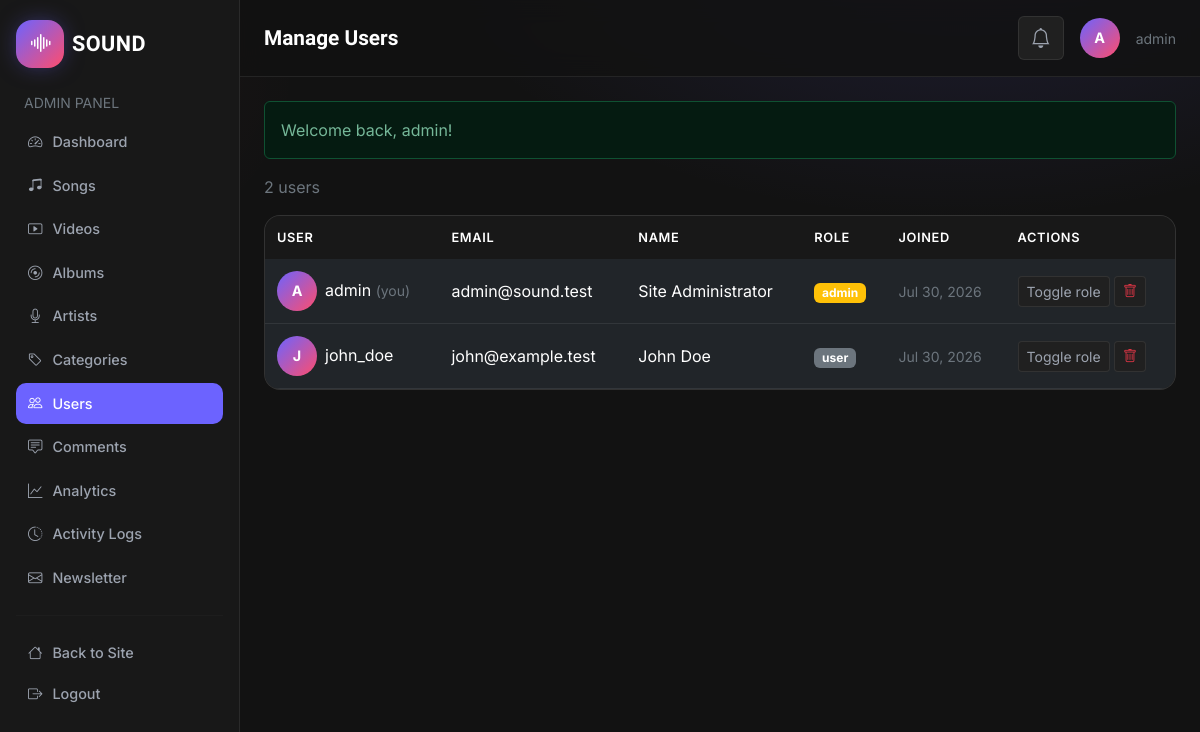
The page /admin/users.php (signed in) on the database its author committed.
### tables this page shows
CREATE TABLE IF NOT EXISTS users (
  id INT AUTO_INCREMENT PRIMARY KEY,
  username VARCHAR(50) NOT NULL UNIQUE,
  full_name VARCHAR(100) NOT NULL,
  address VARCHAR(255) NOT NULL,
  phone VARCHAR(20) NOT NULL,
  email VARCHAR(150) NOT NULL UNIQUE,
  password VARCHAR(255) NOT NULL,
  role ENUM('user','admin') NOT NULL DEFAULT 'user',
  email_verified TINYINT(1) NOT NULL DEFAULT 0,
  avatar_url VARCHAR(255) DEFAULT NULL,
  bio TEXT DEFAULT NULL,
  created_at TIMESTAMP DEFAULT CURRENT_TIMESTAMP
);

### includes/functions.php (called while the page is built, shortened)
<?php
require_once __DIR__ . '/header.php';
require_once __DIR__ . '/footer.php';
function db() {
    static $pdo = null;
    if ($pdo === null) {
        $dsn = 'mysql:host=' . DB_HOST . ';dbname=' . DB_NAME . ';charset=utf8mb4';
        try {
            $pdo = new PDO($dsn, DB_USER, DB_PASS, [
                PDO::ATTR_ERRMODE => PDO::ERRMODE_EXCEPTION,
                PDO::ATTR_DEFAULT_FETCH_MODE => PDO::FETCH_ASSOC,
                PDO::ATTR_EMULATE_PREPARES => false,
            ]);
        } catch (PDOException $e) {
            error_log('Database connection failed: ' . $e->getMessage());
            http_response_code(500);
            include __DIR__ . '/../500.php';
            exit;
        }
    }
    return $pdo;
}
function e($value): string {
    return htmlspecialchars((string)$value, ENT_QUOTES, 'UTF-8');
}
function get_flash(): ?array {
    if (isset($_SESSION['flash'])) {
        $flash = $_SESSION['flash'];
        return $flash;
    }
    return null;
}
function format_date(?string $date): string {
    return date('M j, Y', strtotime($date));
}

### includes/models.php (called while the page is built, shortened)
<?php
require_once __DIR__ . '/functions.php';
function get_all_users(): array {
    return db()->query("SELECT id, username, full_name, email, role, created_at FROM users ORDER BY created_at DESC")->fetchAll();
}

### admin/users.php (the view, shortened to what this page needs)
<?php
require_once __DIR__ . '/includes/header.php';
$flash = get_flash();
$users = get_all_users();
?>
<?php if ($flash): ?><div class="alert alert-<?= e($flash['type']) ?>"><?= e($flash['message']) ?></div><?php endif; ?>
<p class="text-secondary mb-3"><?= count($users) ?> users</p>
<div class="admin-table table-responsive">
    <table class="table table-hover">
        <thead><tr><th>User</th><th>Email</th><th>Name</th><th>Role</th><th>Joined</th><th>Actions</th></tr></thead>
        <tbody>
        <?php foreach ($users as $u): ?>
            <tr>
                <td><span class="avatar me-2"><?= strtoupper(substr($u['username'],0,1)) ?></span><?= e($u['username']) ?> <?= $u['id']==$_SESSION['user_id']?'<span class="text-secondary small">(you)</span>':'' ?></td>
                <td><?= e($u['email']) ?></td>
                <td><?= e($u['full_name']) ?></td>
                <td><span class="badge <?= $u['role']==='admin'?'bg-warning':'bg-secondary' ?>"><?= e($u['role']) ?></span></td>
                <td class="small text-secondary"><?= format_date($u['created_at']) ?></td>
                <td>
                    <form method="post" action="" class="d-inline">
                        <button class="btn btn-sm btn-ghost">Toggle role</button>
                    </form>
                    <form method="post" action="" class="d-inline" onsubmit="return confirm('Delete this user?')">
                        <button class="btn btn-sm btn-ghost text-danger"><i class="bi bi-trash"></i></button>
                    </form>
                </td>
            </tr>
        <?php endforeach; ?>
        </tbody>
    </table>
</div>
<?php require_once __DIR__ . '/includes/footer.php'; ?>

### assets/css/style.css (style rules this page uses)
:root { --primary:#6C63FF; --primary-dark:#5748FF; --secondary:#121212; --dark:#181818; --card:#202020; --pink:#FF4D6D; --text:#FFFFFF; --text-light:#9CA3AF; --border:rgba(255,255,255,.08); --radius:20px; --transition:.35s; }
html { scroll-behavior: smooth; overflow-x: hidden; }
body { font-family: 'Inter', system-ui, sans-serif; background-color: var(--secondary); background-image: radial-gradient(900px 500px at 80% -10%, rgba(108,99,255,0.15), transparent 60%), radial-gradient(700px 400px at -10% 10%, rgba(255,77,109,0.08), transparent 60%); background-attachment: fixed; color: var(--text-light); min-height: 100vh; }
.btn-ghost { background-color: var(--card); border: 1px solid var(--border); color: var(--text-light); }
.avatar { display: inline-flex; align-items: center; justify-content: center; width: 40px; height: 40px; border-radius: 50%; background: linear-gradient(135deg, var(--primary), var(--pink)); color: #fff; font-weight: 700; font-size: 0.9rem; transition: transform 0.2s ease, box-shadow 0.2s ease; }

### assets/css/admin.css (style rules this page uses)
.admin-table { background: var(--card); border-radius: 16px; overflow: hidden; border: 1px solid var(--border); }
.admin-table table { margin-bottom: 0; color: var(--text-light); }
.admin-table thead th { background: var(--dark); color: #fff; font-weight: 600; font-size: 0.8rem; text-transform: uppercase; letter-spacing: 0.05em; border: none; padding: 12px; }
.admin-table tbody td { border-color: var(--border); padding: 12px; vertical-align: middle; }

### rows shown on the page
users: username "A", username "admin", shows "(you)", email "admin@sound.test", full_name "Site Administrator", role "admin", created_at "Jul 30, 2026"
users: username "J", username "john_doe", email "john@example.test", full_name "John Doe", role "user", created_at "Jul 30, 2026"

### other values the page prints
$item['label'] "Dashboard"
$item['label'] "Songs"
$item['label'] "Videos"
$item['label'] "Albums"
$item['label'] "Artists"
$item['label'] "Categories"
$item['label'] "Users"
$item['label'] "Comments"
$item['label'] "Analytics"
$item['label'] "Activity Logs"
$item['label'] "Newsletter"
$pageTitle "Manage Users"
substr($_SESSION['username'],0,1) "A"
$_SESSION['username'] "admin"
$flash['message'] "Welcome back, admin!"
